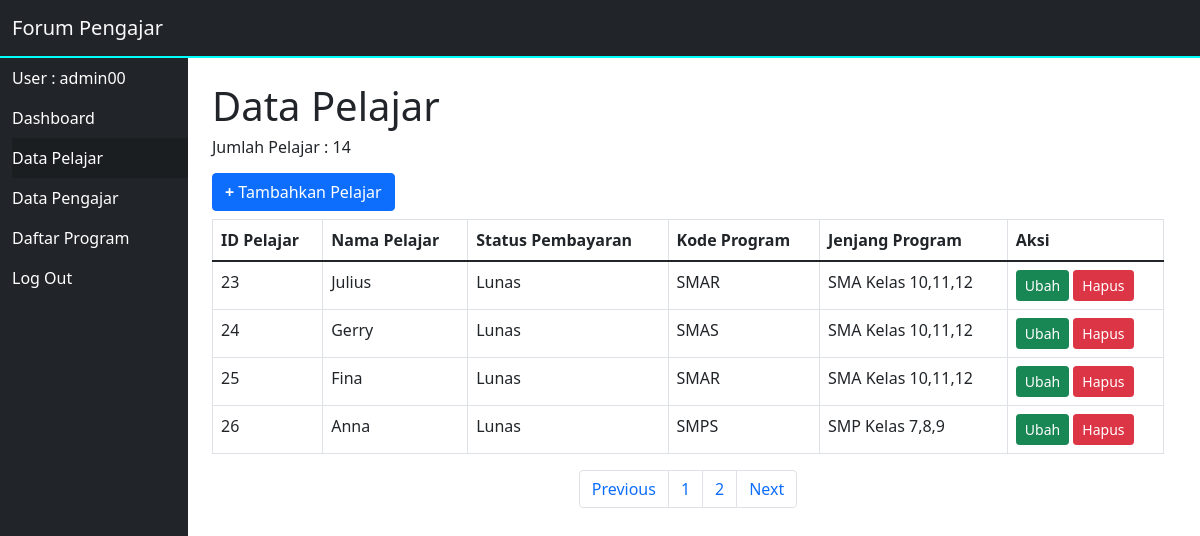
The page /public/pelajar/pelajar-list.php?halaman=2 (signed in) on the database its author committed.
### tables this page shows
CREATE TABLE `tb_daftar_pelajar` (
  `id_pelajar` int NOT NULL,
  `nama_pelajar` varchar(30) NOT NULL,
  `status_pembayaran` varchar(20) DEFAULT NULL,
  `kode_program` varchar(4) DEFAULT NULL
);

CREATE TABLE `tb_daftar_program` (
  `kode_program` varchar(4) NOT NULL,
  `jenjang_program` varchar(30) DEFAULT NULL,
  `jenis_program` varchar(20) DEFAULT NULL,
  `biaya` int DEFAULT NULL
);

### public/pelajar/pelajar-list.php (the view, shortened to what this page needs)
<?php
    include '../../config.php';
?>
<!DOCTYPE html>
<html lang="en">
<head>
    <link href="https://cdn.jsdelivr.net/npm/bootstrap@5.1.3/dist/css/bootstrap.min.css" rel="stylesheet">
</head>
<body>
    <nav class="navbar navbar-light bg-dark" style="border-bottom: solid cyan 2px;">
        <div class="container-fluid">
            <a class="navbar-brand text-light" href="#">Forum Pengajar</a>
        </div>
    </nav>
    <div class="container-fluid p-0" style="height:100%;">
        <div class="row w-100" style="height:100%;">
            <div class="col p-0" style="display:flex; flex-direction:column;">
                <div class="container-fluid bg-dark pe-0 text-left" style= height:100%;">
                    <a href="" type="button" class="btn-dark w-100 py-2 text-decoration-none">User : <?php echo $_SESSION['username']; ?></a>
                    <a href="../../index.php" type="button" class="btn-dark w-100 py-2 text-decoration-none">Dashboard</a>
                    <a href="../pelajar/pelajar-list.php" type="button" class="btn-dark w-100 py-2 text-decoration-none active">Data Pelajar</a>
                    <a href="../pengajar/pengajar-list.php" type="button" class="btn-dark w-100 py-2 text-decoration-none">Data Pengajar</a>
                    <a href="../program/program-list.php" type="button" class="btn-dark w-100 py-2 text-decoration-none">Daftar Program</a>
                    <a href="../../logout.php" type="button" class="btn-dark w-100 py-2 text-decoration-none">Log Out</a>
                </div>
            </div>
            <div class="col-10 p-0">
                <div class="container mt-4">
                    <h1>Data Pelajar</h1>
                    <?php
                        $queryCount = "SELECT COUNT(id_pelajar) FROM tb_daftar_pelajar;";
                        $sqlCount = $conn->query($queryCount);
                    ?>
                    <h6 class="mb-3">Jumlah Pelajar : <?php while($resultCount = mysqli_fetch_array($sqlCount)){ echo $resultCount['COUNT(id_pelajar)']; }?> </h6>
                    <a href="pelajar-kelola.php" type="button" class="btn btn-primary"><b>+</b> Tambahkan Pelajar</a>
                    <div class="table-responsive mt-2">
                        <table class="table table-bordered table-hover">
                            <thead>
                                <tr>
                                    <th>ID Pelajar</th>
                                    <th>Nama Pelajar</th>
                                    <th>Status Pembayaran</th>
                                    <th>Kode Program</th>
                                    <th>Jenjang Program</th>
                                    <th>Aksi</th>
                                </tr>
                            </thead>
                            <tbody>
                                <?php
                                    $batas = 10;
                                    $halaman = isset($_GET['halaman'])?(int)$_GET['halaman'] : 1;
                                    $halaman_awal = ($halaman>1) ? ($halaman * $batas) - $batas : 0;
                                    $previous = $halaman - 1;
                                    $next = $halaman + 1;
                                    $data = mysqli_query($conn,"SELECT id_pelajar, nama_pelajar, status_pembayaran, tb_daftar_program.kode_program, tb_daftar_program.jenjang_program FROM tb_daftar_pelajar INNER JOIN tb_daftar_program ON tb_daftar_pelajar.kode_program = tb_daftar_program.kode_program ORDER BY id_pelajar ASC");
                                    $jumlah_data = mysqli_num_rows($data);
                                    $total_halaman = ceil($jumlah_data / $batas);
                                    $data_pelajar = mysqli_query($conn,"SELECT id_pelajar, nama_pelajar, status_pembayaran, tb_daftar_program.kode_program, tb_daftar_program.jenjang_program FROM tb_daftar_pelajar INNER JOIN tb_daftar_program ON tb_daftar_pelajar.kode_program = tb_daftar_program.kode_program ORDER BY id_pelajar ASC limit $halaman_awal, $batas");
                                    while ($result = mysqli_fetch_assoc($data_pelajar)){
                                ?>
                                <tr>
                                    <td><?php echo $result['id_pelajar']; ?></td>
                                    <td><?php echo $result['nama_pelajar']; ?></td>
                                    <td><?php echo $result['status_pembayaran']; ?></td>
                                    <td><?php echo $result['kode_program']; ?></td>
                                    <td><?php echo $result['jenjang_program']; ?></td>
                                    <td>
                                        <a href="pelajar-kelola.php?ubah=<?php echo $result['id_pelajar'];?>" type="button" class="btn btn-sm btn-success">
                                            Ubah
                                        </a>
                                        <a href="../../controllers/pelajar-proses.php?hapus=<?php echo $result['id_pelajar']; ?>" type="button" class="btn btn-sm btn-danger" onClick="return confirm('yakin nih?');">Hapus</a>
                                    </td>
                                </tr>
                                <?php
                                    }
                                ?>
                            </tbody>
                        </table>
                        <nav>
                            <ul class="pagination justify-content-center">
                                <li class="page-item">
                                    <a class="page-link" <?php if($halaman > 1){ echo "href='?halaman=$previous'"; } ?>>Previous</a>
                                </li>
                                <?php
                                for($x=1;$x<=$total_halaman;$x++){
                                    ?>
                                    <li class="page-item"><a class="page-link" href="?halaman=<?php echo $x ?>"><?php echo $x; ?></a></li>
                                    <?php
                                }
                                ?>
                                <li class="page-item">
                                    <a  class="page-link" <?php if($halaman < $total_halaman) { echo "href='?halaman=$next'"; } ?>>Next</a>
                                </li>
                            </ul>
                        </nav>
                    </div>
                </div>
            </div>
        </div>
    </div>
</body>
</html>

### public/pelajar/pelajar-list.php (style rules this page uses)
html,body { height:100%; }

### rows shown on the page
tb_daftar_pelajar: id_pelajar "23", nama_pelajar "Julius", status_pembayaran "Lunas", kode_program.kode_program "SMAR", kode_program.jenjang_program "SMA Kelas 10,11,12"
tb_daftar_pelajar: id_pelajar "24", nama_pelajar "Gerry", status_pembayaran "Lunas", kode_program.kode_program "SMAS", kode_program.jenjang_program "SMA Kelas 10,11,12"
tb_daftar_pelajar: id_pelajar "25", nama_pelajar "Fina", status_pembayaran "Lunas", kode_program.kode_program "SMAR", kode_program.jenjang_program "SMA Kelas 10,11,12"
tb_daftar_pelajar: id_pelajar "26", nama_pelajar "Anna", status_pembayaran "Lunas", kode_program.kode_program "SMPS", kode_program.jenjang_program "SMP Kelas 7,8,9"

### other values the page prints
$_SESSION['username'] "admin00"
$resultCount['COUNT(id_pelajar)'] "14"
